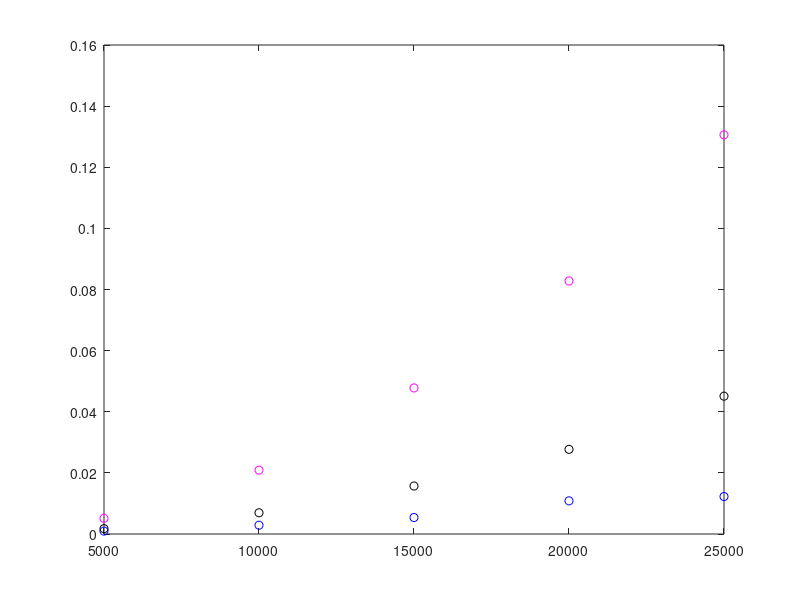

The MATLAB source for this figure: (Note: this script raises an error after producing the figure.)
n = [5000, 10000, 15000,20000,25000];

# Set vectors for the results of each algorithm


exp_time1_bo3=[0.005144,0.0209,0.0478, 0.08279, 0.1306];
exp_time1_bubble_sort=[0.000949, 0.00288,0.00539,0.01085,0.01226]; 
exp_time1_insort=[0.00176,0.00695,0.0157,0.0277, 0.0451];

% Estimated theoretical C values based on an average of experimental values.


C_1_bo3=0.00000000020678;
C_1_bubble_sort=0.0000000000274;
C_1_insort=0.00000000007025;

% Theoretical Run Times

theory_lm=C_1_bubble_sort* n.^2;
theory_bo3=C_1_bo3*n.^2;
theory_insort=C_1_insort*n.^2;

% Plot all the trends
figure(1)
clf
plot( n, exp_time1_bubble_sort, 'bo')

hold on

plot( n, exp_time1_bo3, 'mo' )
plot( n, exp_time1_insort, 'ko' )

plot( n, theory_bubble_sort, 'b-')


hold off

% Make a legend for the trends
legend(  'experimental best of 3', 'experimental bubble sort', 'experimental insertion sort', 
'theory bo3', 'theory bubble sort', 'theory insertion sort','Location', 'northwest' )
axis tight